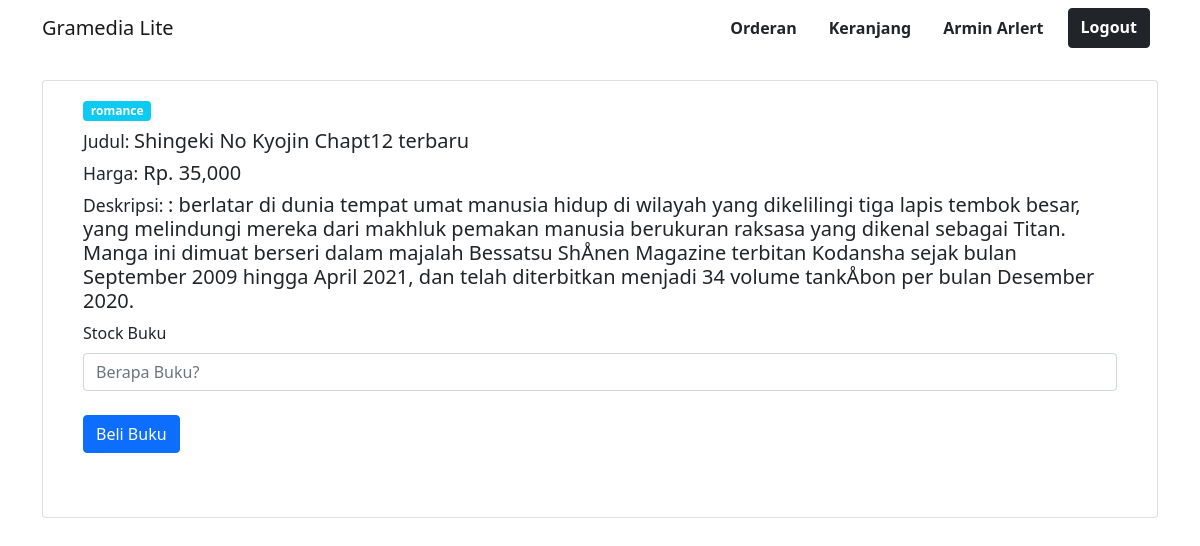
/views/d-product.php?id=2 (signed in), run on the app's committed database.
### tables this page shows
CREATE TABLE `products` (
  `id_product` int(11) NOT NULL,
  `judul_buku` varchar(100) NOT NULL,
  `kategori_buku` varchar(100) NOT NULL,
  `diskon_buku` int(11) NOT NULL,
  `harga_buku` int(100) NOT NULL,
  `pembuat_buku` varchar(50) NOT NULL,
  `deskripsi_buku` varchar(500) NOT NULL,
  `rilis_buku` timestamp NOT NULL DEFAULT CURRENT_TIMESTAMP
);

### app.php (called while the page is built, shortened)
<?php
$db = mysqli_connect("localhost", "root", "root", "book-store");
function querySql($query)
{
    global $db;
    $book =  mysqli_query($db, $query);
    $books = [];
    while ($row = mysqli_fetch_assoc($book)) {
        $books[] = $row;
    }
    return $books;
}

### views/d-product.php (the view, shortened to what this page needs)
<?php
require('../app.php');
$bookId = $_GET["id"];
$book = querySql("SELECT * FROM products WHERE id_product = $bookId")[0];
?>
<?php require('../partials/header.php'); ?>
<?php require('../partials/navigation.php'); ?>
<div class="container mt-4">
    <div class="row">
        <div class="col">
            <div class="card">
                <div class="card-body">
                    <div class="mx-4">
                        <div class="card-title mb-5">
                            <h5 class="badge bg-info"><?= $book["kategori_buku"]; ?></h5>
                            <h5><small>Judul: </small><?= $book["judul_buku"]; ?></h5>
                            <h5><small>Harga:</small> Rp. <?= number_format($book["harga_buku"]); ?></h5>
                            <h5><small>Deskripsi: </small>: <?= $book["deskripsi_buku"]; ?></h5>
                            <form method="post">
                                <label for="stock" class="form-label">Stock Buku</label>
                                <input type="number" class="form-control" id="stock" name="stock" required placeholder="Berapa Buku?">
                                <button type="submit" name="buy" class="btn btn-primary mt-4">Beli Buku</button>
                            </form>
                        </div>
                    </div>
                </div>
            </div>
        </div>
    </div>
</div>
<?php require('../partials/footer.php'); ?>

### partials/header.php (style rules this page uses)
* { scroll-behavior: smooth; }

### data on the page
products: kategori_buku "romance", judul_buku "Shingeki No Kyojin Chapt12 terbaru", harga_buku "35,000", deskripsi_buku "berlatar di dunia tempat umat manusia hidup di wilayah yang dikelilingi tiga lapis tembok besar, yang melindungi mereka dari makhluk pemakan manusia berukuran raksasa yang dikenal sebagai Titan. Manga ini dimuat berseri dalam majalah Bessatsu ShÅnen Magazine terbitan Kodansha sejak bulan September 2009 hingga April 2021, dan telah diterbitkan menjadi 34 volume tankÅbon per bulan Desember 2020."

### other printed values
$_SESSION["nama"] "Armin Arlert"
